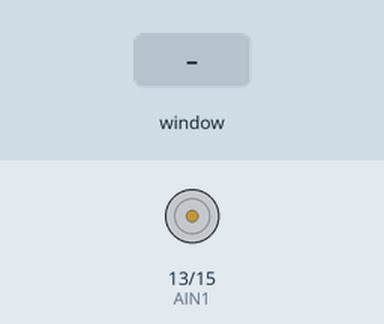
Simulated run of this program. Board: Raspberry Pi (header pin numbers). Parts: motor-driver pin pairs drawn as motors (green arrow = first pin HIGH = forward, orange = second pin HIGH = backward, longer = more drive, scaled by the enable pin). Inputs (shaded band) come from the test bench. The desktop window is not drawn, its controls go by their first labels and the mouse button is held 0.15 s.

Above: at 1.2 s.
1.3 s: slider 1 in the window set to 2
2.8 s: slider 1 in the window set to 0
4.3 s: slider 2 in the window set to 50
At 5.5 s:
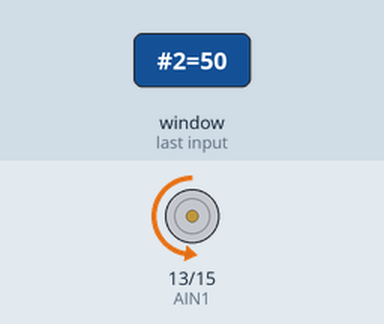
5.8 s: slider 1 in the window set to 1
At 6.9 s:
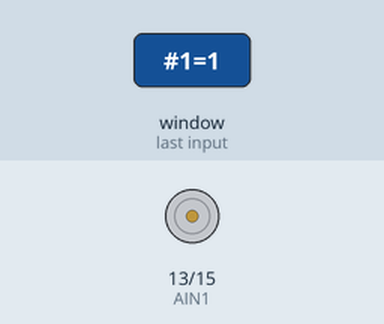
7.3 s: slider 2 in the window set to 100
8.8 s: slider 2 in the window set to 25
Timing chart, 0 to 11.3 s (numbered marks = the images above; inputs shaded):
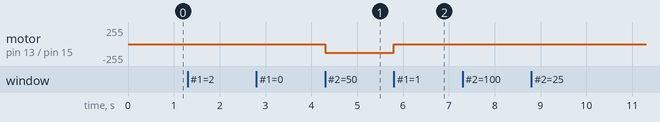

The program:

tk_Motor_01.py
```python
# coding: utf-8

# GPIO 라이브러리 임포트
import RPi.GPIO as GPIO

# Tkinter 라이브러리 임포트
import tkinter as tk # Python3
#import Tkinter as tk # Python2

# 핀 번호 할당 방법은 커넥터 핀 번호로 설정
GPIO.setmode(GPIO.BOARD)

# 사용할 핀 번호 할당
AIN1 = 13
AIN2 = 15
PWMA = 12

# 각 핀을 출력 핀으로 설정
GPIO.setup(AIN1, GPIO.OUT, initial=GPIO.LOW)
GPIO.setup(AIN2, GPIO.OUT, initial=GPIO.LOW)
GPIO.setup(PWMA, GPIO.OUT, initial=GPIO.LOW)

# PWM 객체 인스턴스 작성
# 출력 핀: 12번, 주파수: 100Hz
p = GPIO.PWM(PWMA, 100)

# Tk 객체 인스턴스 root 작성
root = tk.Tk()

# 방향 변경 슬라이드 바로 사용할 Variable 객체 인스턴스(정수형) 작성
dir = tk.IntVar()
# 초깃값으로 1(정지) 설정
dir.set(1)

# 속도 변경 슬라이드 바로 사용할 Variable 객체 인스턴스(부동소수형) 작성
spd = tk.DoubleVar()
# 초깃값으로 0(속도 0) 설정
spd.set(0)

# PWM 신호 출력 시작
p.start(0)

# 회전 방향을 변경하는 함수 정의
def change_dir(dr):
    if(dir.get() == 0):
        # 시계 방향으로 회전 방향 변경
        GPIO.output(AIN1, GPIO.LOW)
        GPIO.output(AIN2, GPIO.HIGH)
    elif(dir.get() == 1):
        # 정지
        GPIO.output(AIN1, GPIO.LOW)
        GPIO.output(AIN2, GPIO.LOW)
    elif(dir.get() == 2):
        # 반시계 방향으로 회전 방향 변경
        GPIO.output(AIN1, GPIO.HIGH)
        GPIO.output(AIN2, GPIO.LOW)

# 듀티 비를 변경하는 함수 정의
def change_pw( pw ):
    # 듀티 비 변경
    p.ChangeDutyCycle(spd.get())

# 방향 변경용 슬라이드 바 정의
# 라벨 Direction, 수평 표시, 숫자 범위는 0~2
s1 = tk.Scale(root, label = 'Direction', orient = 'h',\
                    from_ = 0, to = 2, variable = dir, command = change_dir)

# 방향 변경용 슬라이드 바 배치
s1.pack()

# 속도 변경용 슬라이드 바 정의
# 라벨 Speed, 수평 표시, 숫자 범위는 0~100
s2 = tk.Scale(root, label = 'Speed', orient = 'h',\
                    from_ = 0, to = 100, variable = spd, command = change_pw)

# 속도 변경용 슬라이드 바 배치
s2.pack()

# root 표시
root.mainloop()

# PWM 신호 정지
p.stop()

# GPIO 개방
GPIO.cleanup()
```

Measured:
- after the input at 4.3 s, motor on pin 13 (AIN1) / pin 15 (AIN2): stopped → backward 128/255 at once
- after the input at 5.8 s, motor on pin 13 (AIN1) / pin 15 (AIN2): backward 128/255 → stopped at once
